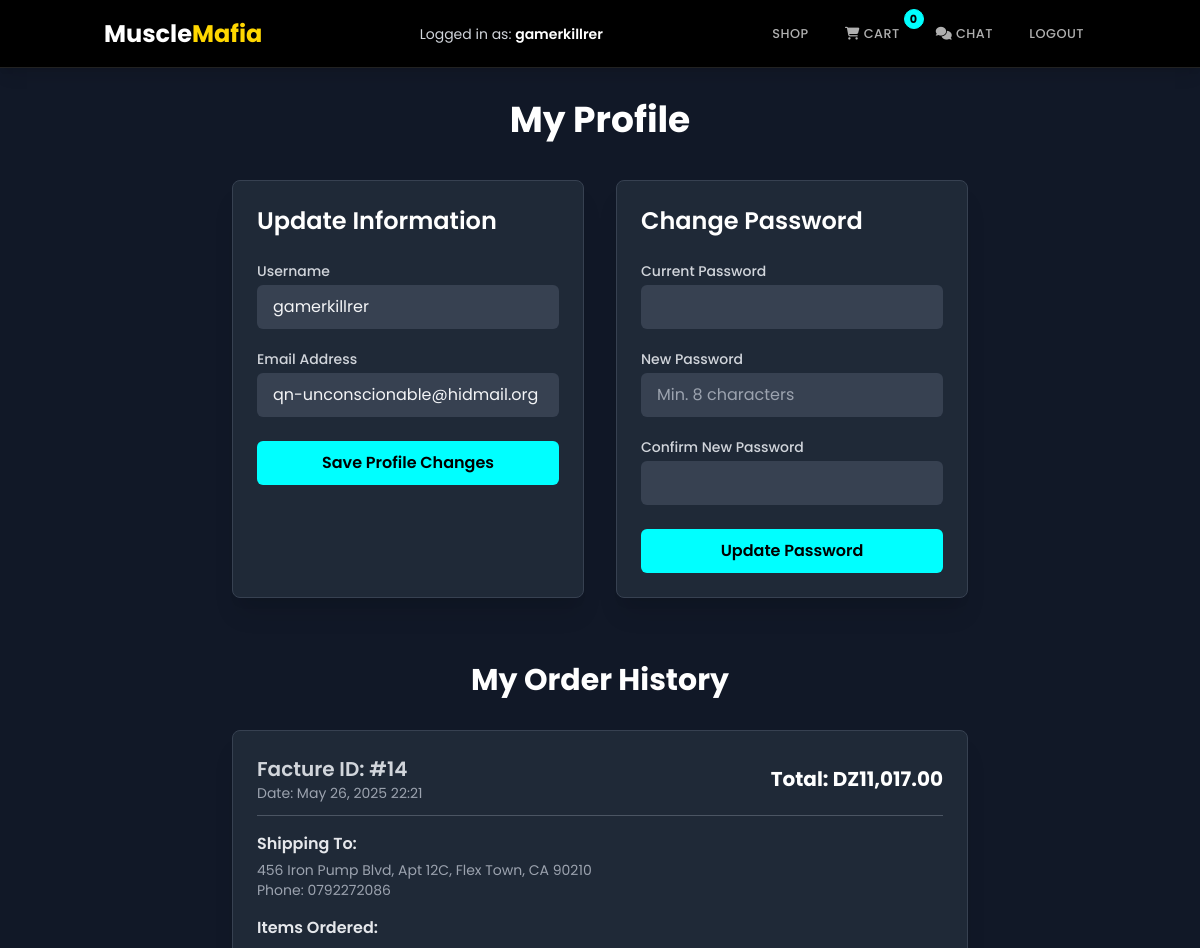
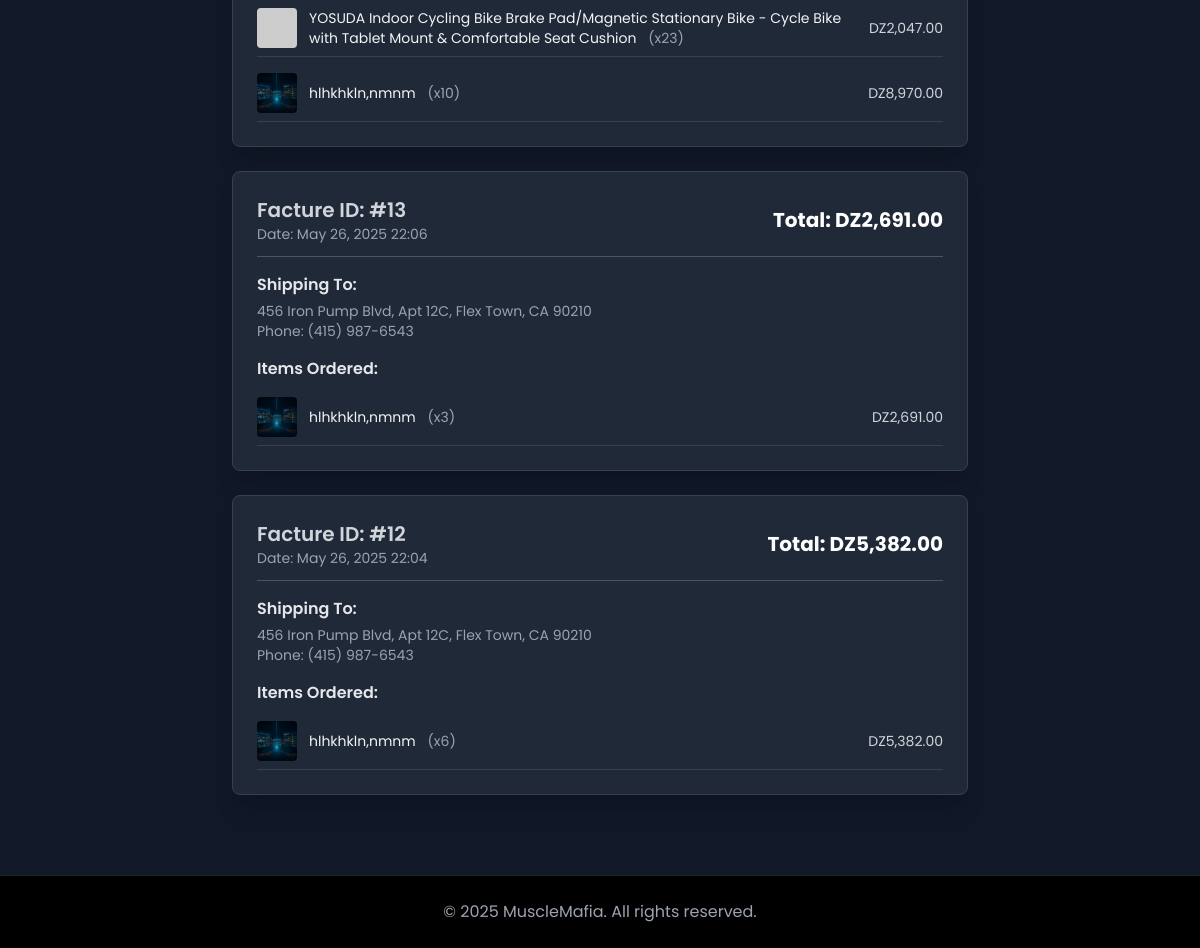
Screenshot of /user_interface/update_user.php?user_id=1 with the database file from the repository (2 pictures, top to bottom).
### tables this page shows
CREATE TABLE `users` (
  `id` int(11) NOT NULL,
  `username` varchar(255) NOT NULL,
  `password` varchar(255) NOT NULL,
  `email` varchar(255) NOT NULL,
  `role` varchar(50) NOT NULL DEFAULT 'user',
  `admin_id` int(11) DEFAULT NULL
);

CREATE TABLE `factures` (
  `id` int(11) NOT NULL,
  `user_id` int(11) NOT NULL,
  `cart_id` int(11) DEFAULT NULL,
  `total_price` decimal(10,2) NOT NULL DEFAULT 0.00,
  `shipping_address` text DEFAULT NULL,
  `phone_number` varchar(50) DEFAULT NULL,
  `created_at` timestamp NOT NULL DEFAULT current_timestamp()
);

CREATE TABLE `facture_items` (
  `id` int(11) NOT NULL,
  `facture_id` int(11) NOT NULL,
  `product_id` int(11) NOT NULL,
  `quantity` int(11) NOT NULL DEFAULT 1,
  `price` decimal(10,2) NOT NULL
);

CREATE TABLE `products` (
  `id` int(11) NOT NULL,
  `product` varchar(255) NOT NULL,
  `category_id` int(11) NOT NULL,
  `picture` varchar(500) DEFAULT NULL,
  `description` text DEFAULT NULL,
  `count` int(11) DEFAULT 0,
  `price` decimal(10,2) NOT NULL DEFAULT 0.00
);

### user_interface/update_user.php (the view, shortened to what this page needs)
<?php
include('database.php');
$user_id = null;
$display_name = "Guest";
$current_username = "";
$current_email = "";
$feedback_messages = [];
$user_factures = [];
if (isset($_SESSION['user_id']) && filter_var($_SESSION['user_id'], FILTER_VALIDATE_INT)) {
    $user_id = (int)$_SESSION['user_id'];
    if (isset($_SESSION['user_name'])) {
        $display_name = htmlspecialchars($_SESSION['user_name']);
    } else {
        if ($conn && !($conn->connect_error)) {
            $stmt_session_user = $conn->prepare("SELECT username FROM users WHERE id = ?");
            if ($stmt_session_user) {
                $stmt_session_user->bind_param("i", $user_id);
                $stmt_session_user->execute();
                $res_session_user = $stmt_session_user->get_result();
                if($data_session_user = $res_session_user->fetch_assoc()){
                    $display_name = htmlspecialchars($data_session_user['username']);
                } else {
                    unset($_SESSION['user_id']);
                    unset($_SESSION['user_name']);
                    $user_id = null;
                    $feedback_messages[] = ['type' => 'error', 'text' => 'Session user not found. Please re-login.'];
                }
            } else { error_log("Error preparing user session name fetch: " . $conn->error); }
        } else { error_log("DB connection error before fetching session user name.");}
    }
}
$user_id_to_edit = $user_id;
if ($user_id_to_edit && $conn && !($conn->connect_error)) {
    $stmt_fetch = $conn->prepare("SELECT username, email FROM users WHERE id = ?");
    if ($stmt_fetch) {
        $stmt_fetch->bind_param("i", $user_id_to_edit);
        $stmt_fetch->execute();
        $result_fetch = $stmt_fetch->get_result();
        if ($user_data_row = $result_fetch->fetch_assoc()) {
            $current_username = htmlspecialchars($user_data_row['username']);
            $current_email = htmlspecialchars($user_data_row['email']);
        } else {
            $feedback_messages[] = ['type' => 'error', 'text' => 'User data not found for profile.'];
            unset($_SESSION['user_id']);
            unset($_SESSION['user_name']);
            $user_id_to_edit = null;
        }
    } else {
        $feedback_messages[] = ['type' => 'error', 'text' => 'Error fetching user data: ' . $conn->error];
        error_log("Error preparing user fetch statement for profile: " . $conn->error);
    }
} elseif (!$user_id_to_edit && empty($feedback_messages)) {
    $feedback_messages[] = ['type' => 'error', 'text' => 'User not identified. Cannot load profile data.'];
}
if ($user_id_to_edit && $conn && !($conn->connect_error)) {
    $sql_factures = "SELECT id, total_price, created_at, shipping_address, phone_number
                     FROM factures
                     WHERE user_id = ?
                     ORDER BY created_at DESC";
    $stmt_factures = $conn->prepare($sql_factures);
    if ($stmt_factures) {
        $stmt_factures->bind_param("i", $user_id_to_edit);
        $stmt_factures->execute();
        $result_factures = $stmt_factures->get_result();
        while ($facture = $result_factures->fetch_assoc()) {
            $facture_items = [];
            $sql_facture_items = "SELECT fi.quantity, fi.price as price_at_purchase, p.product as product_name, p.picture as product_image
                                  FROM facture_items fi
                                  JOIN products p ON fi.product_id = p.id
                                  WHERE fi.facture_id = ?";
            $stmt_items = $conn->prepare($sql_facture_items);
            if ($stmt_items) {
                $stmt_items->bind_param("i", $facture['id']);
                $stmt_items->execute();
                $result_items = $stmt_items->get_result();
                while ($item = $result_items->fetch_assoc()) {
                    $facture_items[] = $item;
                }
            }
            $facture['items'] = $facture_items;
            $user_factures[] = $facture;
        }
    } else {
        $feedback_messages[] = ['type' => 'error', 'text' => 'Error fetching order history: ' . $conn->error];
        error_log("Error preparing factures statement: " . $conn->error);
    }
}
$num_items_header = 0;
if ($user_id && $conn && !($conn->connect_error)) {
    $sql_cart_count_header = "SELECT SUM(quantity) AS num_items FROM cart WHERE user_id = ?";
    $stmt_cart_count_header = $conn->prepare($sql_cart_count_header);
    if ($stmt_cart_count_header) {
        $stmt_cart_count_header->bind_param("i", $user_id);
        $stmt_cart_count_header->execute();
        $result_cart_count_header = $stmt_cart_count_header->get_result();
        if ($row_cart_count_header = $result_cart_count_header->fetch_assoc()) {
            $num_items_header = (int)($row_cart_count_header['num_items'] ?? 0);
        }
    }
}
?>
<!DOCTYPE html>
<html lang="en">
<head>
    <link href="https://cdn.jsdelivr.net/npm/tailwindcss@2.2.19/dist/tailwind.min.css" rel="stylesheet">
    <link rel="stylesheet" href="https://cdnjs.cloudflare.com/ajax/libs/font-awesome/6.4.0/css/all.min.css">
</head>
<body class="antialiased">
    <header class="header-bg text-gray-300 shadow-lg sticky top-0 z-50">
        <div class="nav container mx-auto flex items-center justify-between p-4">
            <a href="/user_interface/index_user.php?user_id=<?php echo $user_id; ?>" class="logo text-2xl font-bold text-white">Muscle<span>Mafia</span></a>
            <div class="text-xs md:text-sm">Logged in as: <span class="font-semibold text-white"><?php echo $display_name; ?></span></div>
            <nav class="space-x-2">
                <a href="/user_interface/index_user.php?user_id=<?php echo $user_id; ?>" class="nav-link">Shop</a>
                <a href="/user_interface/card.php?id=<?php echo $user_id; ?>" class="nav-link relative">
                    <i class="fas fa-shopping-cart"></i> Cart
                    <span class="badge <?php echo ($num_items_header == 0) ? 'hidden' : ''; ?>" id="cartItemCountBadgeHeader"><?php echo $num_items_header; ?></span>
                </a>
                <?php if ($user_id): ?>
                <button id="openUserChatBtn" class="nav-link relative">
                    <i class="fas fa-comments"></i> Chat
                </button>
                <?php endif; ?>
                <a href="/login.php" class="nav-link">Logout</a>
            </nav>
        </div>
    </header>
    <main class="container mx-auto py-8 px-4 max-w-3xl">
        <h1 class="text-4xl font-orbitron font-bold mb-10 text-center text-white">My Profile</h1>
        <?php if ($user_id_to_edit): ?>
        <div class="grid grid-cols-1 md:grid-cols-2 gap-8">
            <div class="bg-gray-800 p-6 rounded-lg shadow-xl border border-gray-700">
                <h2 class="text-2xl font-semibold mb-6 text-white">Update Information</h2>
                <form action="update_user.php?user_id=<?php echo $user_id_to_edit; ?>" method="POST">
                    <div class="mb-5">
                        <label for="username" class="block mb-1 text-sm font-medium text-gray-300">Username</label>
                        <input type="text" id="username" name="username"
                               class="w-full px-4 py-2.5 input-field rounded-md focus:ring-2 focus:ring-sky-500"
                               value="<?php echo $current_username; ?>" required minlength="3">
                    </div>
                    <div class="mb-6">
                        <label for="email" class="block mb-1 text-sm font-medium text-gray-300">Email Address</label>
                        <input type="email" id="email" name="email"
                               class="w-full px-4 py-2.5 input-field rounded-md focus:ring-2 focus:ring-sky-500"
                               value="<?php echo $current_email; ?>" required>
                    </div>
                    <button type="submit" name="submit_profile_update"
                            class="w-full btn-action text-black font-semibold py-2.5 px-6 rounded-md focus:outline-none focus:ring-2 focus:ring-offset-2 focus:ring-offset-gray-800 focus:ring-sky-500 transition-all duration-300 ease-in-out transform hover:scale-105">
                        Save Profile Changes
                    </button>
                </form>
            </div>
            <div class="bg-gray-800 p-6 rounded-lg shadow-xl border border-gray-700">
                <h2 class="text-2xl font-semibold mb-6 text-white">Change Password</h2>
                <form action="update_user.php?user_id=<?php echo $user_id_to_edit; ?>" method="POST" id="changePasswordForm">
                    <div class="mb-5">
                        <label for="current_password" class="block mb-1 text-sm font-medium text-gray-300">Current Password</label>
                        <input type="password" id="current_password" name="current_password"
                               class="w-full px-4 py-2.5 input-field rounded-md focus:ring-2 focus:ring-sky-500"
                               required>
                    </div>
                    <div class="mb-5">
                        <label for="new_password" class="block mb-1 text-sm font-medium text-gray-300">New Password</label>
                        <input type="password" id="new_password" name="new_password"
                               class="w-full px-4 py-2.5 input-field rounded-md focus:ring-2 focus:ring-sky-500"
                               placeholder="Min. 8 characters" required minlength="8">
                    </div>
                    <div class="mb-6">
                        <label for="confirm_new_password" class="block mb-1 text-sm font-medium text-gray-300">Confirm New Password</label>
                        <input type="password" id="confirm_new_password" name="confirm_new_password"
                               class="w-full px-4 py-2.5 input-field rounded-md focus:ring-2 focus:ring-sky-500"
                               required>
                    </div>
                    <button type="submit" name="submit_password_update"
                            class="w-full btn-action text-black font-semibold py-2.5 px-6 rounded-md focus:outline-none focus:ring-2 focus:ring-offset-2 focus:ring-offset-gray-800 focus:ring-sky-500 transition-all duration-300 ease-in-out transform hover:scale-105">
                        Update Password
                    </button>
                </form>
            </div>
        </div>
        <div class="mt-12 md:mt-16">
            <h2 class="text-3xl font-orbitron font-bold mb-8 text-center text-white">My Order History</h2>
            <?php if (!empty($user_factures)): ?>
                <div class="space-y-6">
                    <?php foreach ($user_factures as $facture): ?>
                        <div class="facture-card p-6 rounded-lg shadow-xl border border-gray-700">
                            <div class="flex flex-wrap justify-between items-center mb-4 border-b border-gray-600 pb-3">
                                <div>
                                    <h3 class="text-xl font-semibold text-sky-400">Facture ID: #<?php echo $facture['id']; ?></h3>
                                    <p class="text-sm text-gray-400">Date: <?php echo date("M d, Y H:i", strtotime($facture['created_at'])); ?></p>
                                </div>
                                <p class="text-xl font-bold text-white">Total: DZ<?php echo number_format((float)$facture['total_price'], 2); ?></p>
                            </div>
                            <div class="mb-4">
                                <h4 class="text-md font-semibold text-gray-200 mb-1">Shipping To:</h4>
                                <p class="text-sm text-gray-400"><?php echo nl2br(htmlspecialchars($facture['shipping_address'])); ?></p>
                                <p class="text-sm text-gray-400">Phone: <?php echo htmlspecialchars($facture['phone_number']); ?></p>
                            </div>
                            <div>
                                <h4 class="text-md font-semibold text-gray-200 mb-2">Items Ordered:</h4>
                                <ul class="space-y-2">
                                    <?php if (!empty($facture['items'])): ?>
                                        <?php foreach ($facture['items'] as $item): ?>
                                            <li class="flex items-center justify-between text-sm border-b border-gray-700 py-2 last:border-b-0">
                                                <div class="flex items-center">
                                                    <img src="<?php echo htmlspecialchars($item['product_image'] ?: 'https://placehold.co/40x40/374151/9CA3AF?text=N/A'); ?>"
                                                         alt="<?php echo htmlspecialchars($item['product_name']); ?>"
                                                         class="facture-item-image mr-3"
                                                         onerror="this.onerror=null;this.src='https://placehold.co/40x40/374151/9CA3AF?text=N/A';">
                                                    <div>
                                                        <span class="text-gray-100"><?php echo htmlspecialchars($item['product_name']); ?></span>
                                                        <span class="text-gray-400 ml-2">(x<?php echo $item['quantity']; ?>)</span>
                                                    </div>
                                                </div>
                                                <span class="text-gray-300">DZ<?php echo number_format((float)$item['price_at_purchase'] * (int)$item['quantity'], 2); ?></span>
                                            </li>
                                        <?php endforeach; ?>
                                    <?php else: ?>
                                        <li class="text-gray-400">No items found for this facture.</li>
                                    <?php endif; ?>
                                </ul>
                            </div>
                        </div>
                    <?php endforeach; ?>
                </div>
            <?php else: ?>
                <p class="text-center text-gray-400 py-10 bg-gray-800 rounded-lg shadow-xl">You have no past orders.</p>
            <?php endif; ?>
        </div>
        <?php else: ?>
            <p class="text-center text-red-500 text-lg">Could not load profile information. Please ensure you are logged in correctly and the user exists.</p>
        <?php endif; ?>
    </main>
    <footer class="footer-bg text-gray-400 text-center p-6 mt-12 border-t border-gray-700">
        <p>&copy; <?php echo date("Y"); ?> MuscleMafia. All rights reserved.</p>
    </footer>
</body>
</html>

### rows the page displays
users: username "gamerkillrer", email "qn-unconscionable@hidmail.org"
factures: id "14", created_at "May 26, 2025 22:21", total_price "11,017.00", shipping_address "456 Iron Pump Blvd, Apt 12C, Flex Town, CA 90210", phone_number "0792272086"
facture_items: product.product "YOSUDA Indoor Cycling Bike Brake Pad/Magnetic Stationary Bike - Cycle Bike with Tablet Mount & Comfortable Seat Cushion", quantity "23", (float)$item['price_at_purchase'] * (int)$item['quantity'] "2,047.00"
facture_items: product.picture (picture), product.product "hlhkhkln,nmnm", quantity "10", (float)$item['price_at_purchase'] * (int)$item['quantity'] "8,970.00"
factures: id "13", created_at "May 26, 2025 22:06", total_price "2,691.00", shipping_address "456 Iron Pump Blvd, Apt 12C, Flex Town, CA 90210", phone_number "(415) 987-6543"
facture_items: product.picture (picture), product.product "hlhkhkln,nmnm", quantity "3", (float)$item['price_at_purchase'] * (int)$item['quantity'] "2,691.00"
factures: id "12", created_at "May 26, 2025 22:04", total_price "5,382.00", shipping_address "456 Iron Pump Blvd, Apt 12C, Flex Town, CA 90210", phone_number "(415) 987-6543"
facture_items: product.picture (picture), product.product "hlhkhkln,nmnm", quantity "6", (float)$item['price_at_purchase'] * (int)$item['quantity'] "5,382.00"

### other values shown
$num_items_header "0"
